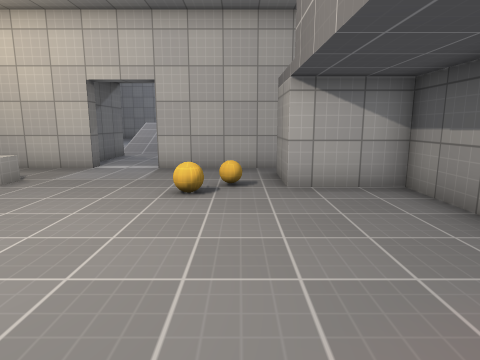
view 1 (above)

18 first-person views from a walk through a Godot game level. The camera is 1.3 m above the floor, tilts 10° down and sees 75° across. The floor is counted in squares, 1 m on a side. Each view is taken from the middle of a square. On the plan, view 1 faces up. The plan holds only what a view shows up to about 14 squares ahead; the rest is blank. Characters and animated objects are not drawn. Surface patterns are stand-ins for the level's own textures.

view 2
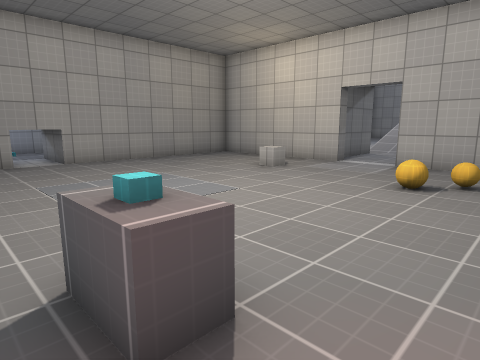

view 3
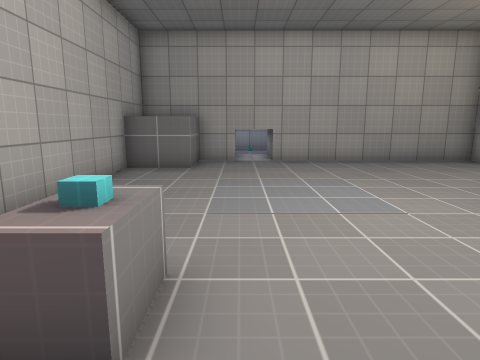

view 4
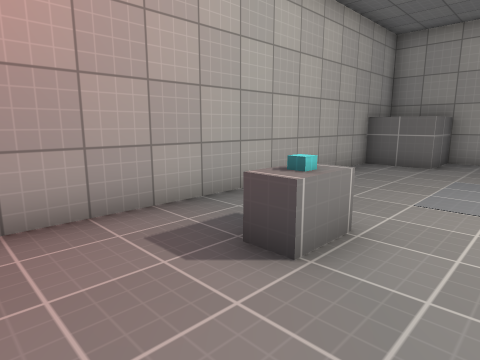

view 5
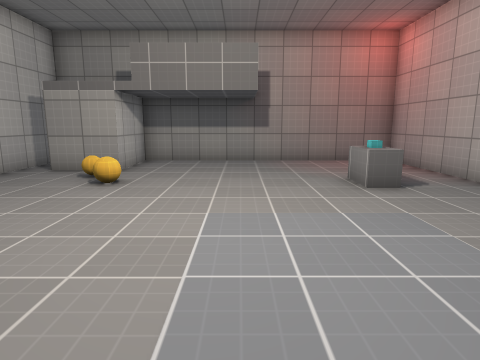

view 6
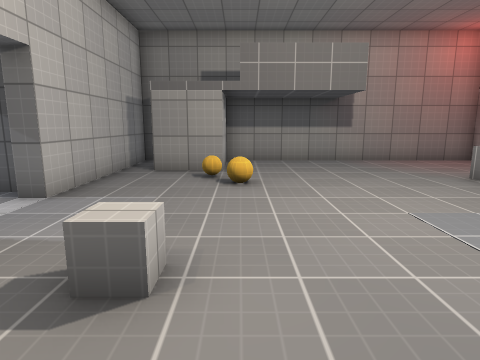

view 7
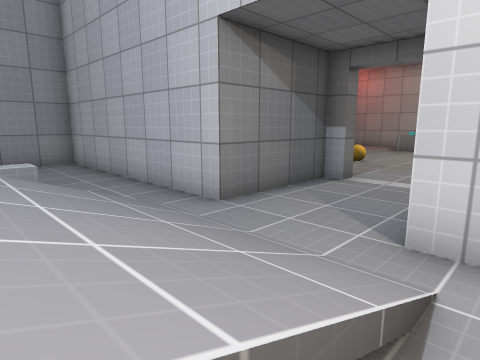

view 8
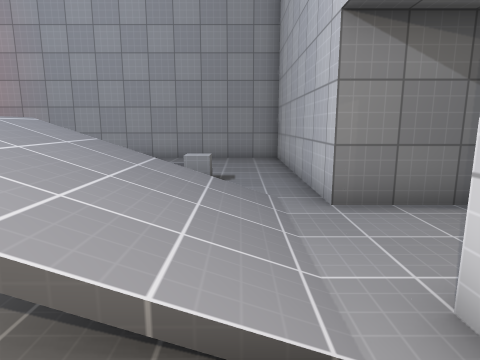

view 9
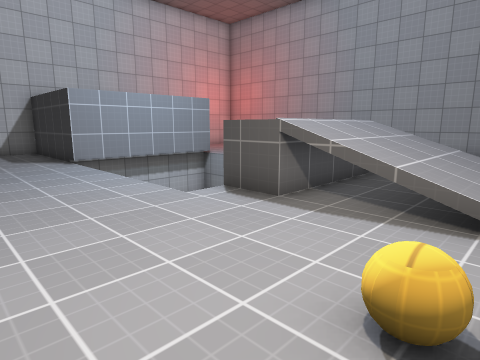

view 10
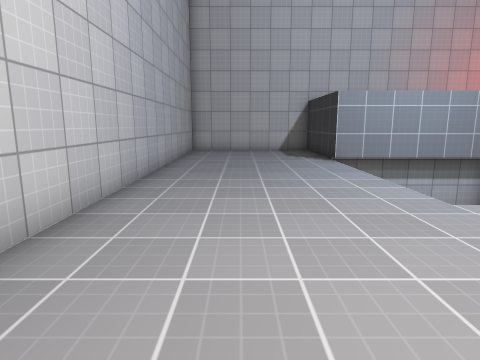

view 11
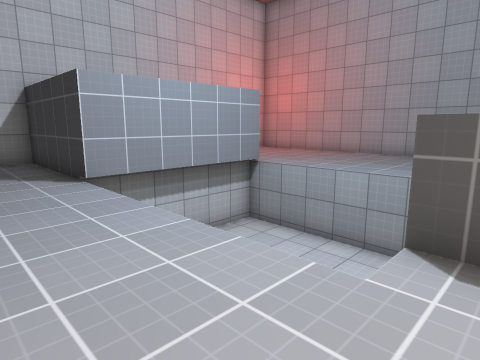

view 12
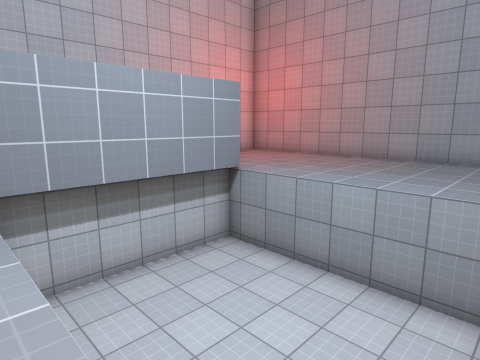

view 13
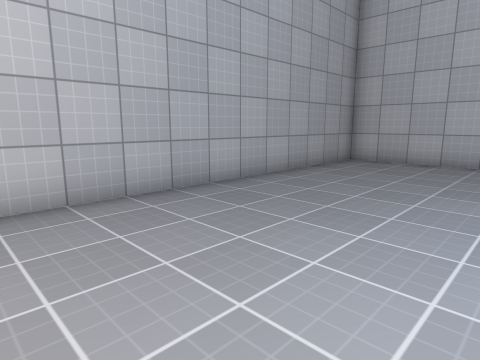

view 14
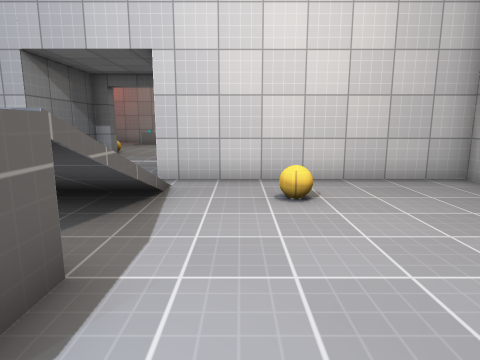

view 15
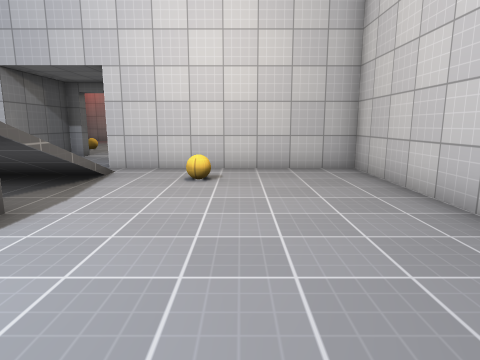

view 16
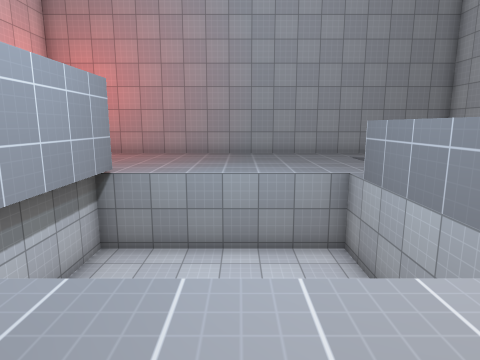

view 17
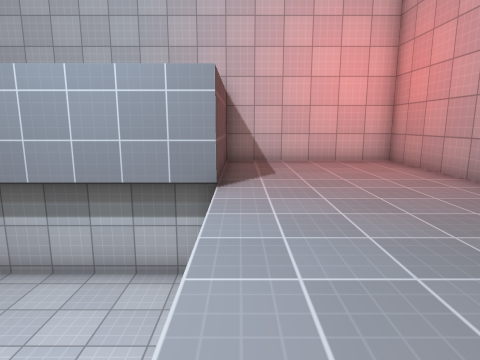

view 18
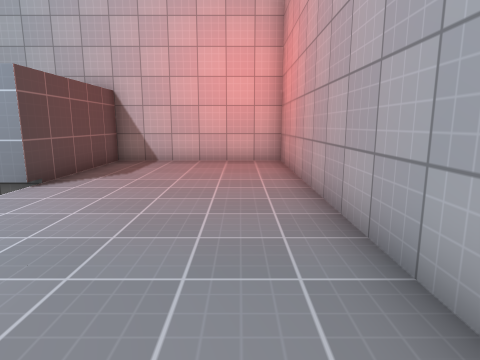

### Floor plan
Key: @ floor where view 1 was taken; # wall or solid block; . main floor; : floor 1.5 m higher than the main floor; / step, stairs or slope; = window, fence, low wall or low ledge; ^ raised ledge; v drop or lower ground; O other object.
Columns run from 13 left of view 1 to 6 right of it. Each row starts with its distance up from view 1.
 32 ########    ########
 31 #......#    #......#
 30 #......#    #......#
 29 #......#    #......#
 28 #......#    #......#
 27 #......######......#
 26 #......vvvvvv......#
 25 #......vvvvvv......#
 24 #...... vvvvv......#
 23 #......  vvvv......#
 22 #......   vvv......#
 21 #......    vv......#
 20 #......vvvvvv......#
 19 #.......:::: ......#
 18 #.......////     v.#
 17 #.......////     v.#
 16 #....#..//// ^^....#
 15 #.......////.......#
 14 #..................#
 13 #########..#########
 12         #..#
 11         #..#
 10   #######..#######
  9   #..............#
  8   #...........#  #
  7   #....^^.....####
  6   #.........=....#
  5   #..............#
  4   #..............#
  3   #..............#
  2   #..............#
  1   #..............#
  0   #.........O@...#
 -1   ###............#
 -2    ##...   ......#
 -3     ##############

Positions as (right, up) in squares from view 1, and headings:
1: (0, 0), facing up
2: (1, -1), facing up-left
3: (1, 1), facing left
4: (2, 2), facing down-left
5: (-8, 3), facing right
6: (-8, 6), facing right
7: (-6, 17), facing down-right
8: (-7, 15), facing right
9: (-10, 15), facing up-right
10: (-10, 15), facing up
11: (-9, 19), facing up-right
12: (-7, 20), facing up-right
13: (-7, 20), facing up-left
14: (-7, 21), facing down
15: (-9, 23), facing down
16: (-9, 23), facing right
17: (0, 20), facing up
18: (4, 20), facing up
